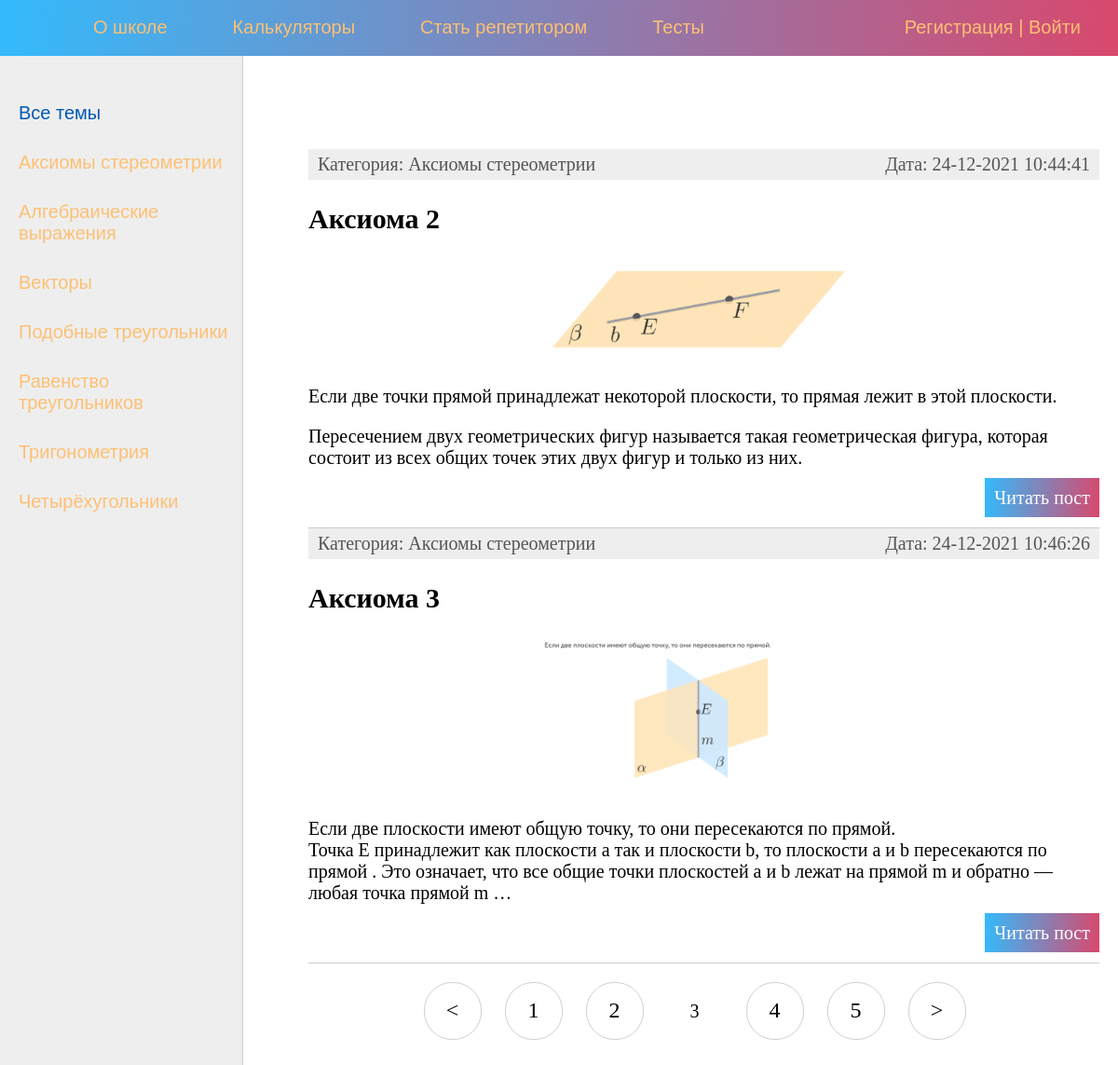
/?page=3, run on the app's committed database.
### lessons/models.py (models this page shows, shortened)
class Category(models.Model):
    name = models.CharField(max_length=100, db_index=True, verbose_name="Категория")
    slug = models.SlugField(max_length=255, unique=True, db_index=True, verbose_name="URL")
    def __str__(self):
        return self.name
    def get_absolute_url(self):
        return reverse('category', kwargs={'cat_slug': self.slug})
    class Meta:
        verbose_name = 'Категория'
        verbose_name_plural = 'Категории'
        ordering = ['id']

class Lessons(models.Model):
    title = models.CharField(max_length=255, verbose_name="Заголовок")
    slug = models.SlugField(max_length=255, unique=True, db_index=True, verbose_name="URL")
    content = models.TextField(blank=True, verbose_name="Текст урока")
    photo = models.ImageField(upload_to="photos/%Y/%m/%d/", verbose_name="Фото")
    time_create = models.DateTimeField(auto_now_add=True, verbose_name="Время создания")
    time_update = models.DateTimeField(auto_now=True, verbose_name="Время изменения")
    is_published = models.BooleanField(default=True, verbose_name="Публикация")
    cat = models.ForeignKey('Category', on_delete=models.PROTECT, verbose_name="Категории")
    def get_absolute_url(self):
        return reverse('post', kwargs={'post_slug': self.slug})
    class Meta:
        verbose_name = 'Темы'
        verbose_name_plural = 'Темы'
        ordering = ['id']

### lessons/views.py (the view)
class LessonsHome(DataMixin, ListView):
    model = Lessons
    template_name = 'lessons/index.html'
    context_object_name = 'posts'
    def get_context_data(self, *, object_list=None, **kwargs):
        context = super().get_context_data(**kwargs)
        c_def = self.get_user_context(title="Главная страница")
        return dict(list(context.items()) + list(c_def.items()))
    def get_queryset(self):
        return Lessons.objects.filter(is_published=True)

### lessons/utils.py (called while the page is built)
    def get_user_context(self, **kwargs):
        context = kwargs
        cats = Category.objects.annotate(Count('lessons'))
        user_menu = menu.copy()
        if not self.request.user.has_perm('lessons.change_lessons'):
            user_menu.pop(1)
        context['menu'] = user_menu
        context['cats'] = cats
        if 'cat_selected' not in context:
            context['cat_selected'] = 0
        return context

### lessons/templates/lessons/index.html (shortened to what this page needs)
{% extends 'lessons/base.html' %}
{% block content %}
<ul class="list-articles">
	{% for p in posts %}
			<li><div class="article-panel">
	<p class="first">Категория: {{p.cat}}</p>
	<p class="last">Дата: {{p.time_update|date:"d-m-Y H:i:s"}}</p>
</div>
<h2>{{p.title}}</h2>
{% if p.photo %}
	<p><img class="img-article-left thumb" src="{{p.photo.url}}"></p>
{% endif %}
	{% autoescape on %}
	{{p.content|linebreaks|truncatewords:50}}
	{% endautoescape %}
			<p class="link-read-post"><a href="{{ p.get_absolute_url }}">Читать пост</a></p>
			</li>
	{% endfor %}
</ul>
{% endblock %}

### lessons/templates/lessons/base.html (shortened to what this page needs)
{% load static %}
{% load lessons_tags %}
<!DOCTYPE html>
<html>
<head>
	<link type="text/css" href="{% static 'lessons/css/styles.css' %}" rel="stylesheet" />
</head>
<body>
<table class="table-page" border=0 cellpadding="0" cellspacing="0">
<tr><td valign=top>
{% block mainmenu %}
		<div class="header">
			<ul id="mainmenu" class="mainmenu">
			<li class="logo"><a href="{% url 'home' %}"><div class="logo"></div></a></li>
{% for m in menu %}
			<li><a href="{% url m.url_name %}">{{m.title}}</a></li>
{% endfor %}
				<li><a href="/quizes">Тесты</a></li>
				{% if request.user.is_authenticated %}
				<li class="last"> {{user.username}} | <a href="{% url 'logout' %}">Выйти</a></li>
				{% else %}
				<li class="last"><a href="{% url 'register' %}">Регистрация</a> | <a href="{% url 'login' %}">Войти</a></li>
				{% endif %}
			</ul>
		</div>
{% endblock mainmenu %}
<table class="table-content" border=0 cellpadding="0" cellspacing="0">
<tr>
	<td valign="top" class="left-chapters">
	<ul id="leftchapters">
{% if cat_selected == 0 %}
		<li class="selected">Все темы</li>
{% else %}
		<li><a href="{% url 'home' %}">Все темы</a></li>
{% endif %}
{% for c in cats %}
{% if c.lessons__count > 0 %}
	{% if c.pk == cat_selected %}
		<li class="selected">{{c.name}}</li>
	{% else %}
		<li><a href="{{ c.get_absolute_url }}">{{c.name}}</a></li>
	{% endif %}
{% endif %}
{% endfor %}
	</ul>
</td>
<td valign="top" class="content">
	<div class="content-text">
{% block content %}
{% endblock %}
{% if page_obj.has_other_pages %}
<nav class="list-pages">
    <ul>
{% if page_obj.has_previous %}
<li class="page-num">
	<a href="?page={{ page_obj.previous_page_number }}">&lt;</a>
</li>
{% endif %}
        {% for p in paginator.page_range %}
		{% if page_obj.number == p %}
        <li class="page-num page-num-selected">{{ p }}</li>
		{% elif p >= page_obj.number|add:-2 and p <= page_obj.number|add:2  %}
        <li class="page-num">
            <a href="?page={{ p }}">{{ p }}</a>
        </li>
		{% endif %}
        {% endfor %}
{% if page_obj.has_next %}
<li class="page-num">
	<a href="?page={{ page_obj.next_page_number }}">&gt;</a>
</li>
{% endif %}
    </ul>
</nav>
{% endif %}
	</div>
</td></tr></table>
</td></tr>
</table>
</body>
</html>

### lessons/static/lessons/css/styles.css (style rules this page uses)
html, body { font-family: 'Arial'; margin: 0; padding: 0; height: 100%; width: 100%; color: #1e5e33; }
a { color: #0059b2; text-decoration: none; }
img { max-width: 600px; height: auto; }
img.img-article-left { max-width: 600px; height: auto; padding: 0 10px 10px 0; }
img.img-article-left.thumb { max-width: 350px; height: auto; display:block; margin:0 auto; }
p.link-read-post { text-align: right; }
p.link-read-post a { padding: 10px; min-width: 100px; background-image: linear-gradient(94.01deg, #31BCFE -1.25%, #8F7BAD 55.18%, #D9486D 100%); color: #fff; text-decoration: none; }
div.article-panel { background: #eee; padding: 5px 10px 5px 10px; box-sizing: border-box; overflow: hidden; color: #555; }
div.article-panel p.first { margin: 0; float: left; }
div.article-panel p.last { margin: 0; float: right; }
ul.list-articles { list-style: none; margin: 0; padding: 0; }
ul.list-articles li { border-bottom: 1px solid #ccc; }
.table-page { width: 100%; height: 100%; vertical-align: top; }
.table-page tr { height: 100%; }
.header { background-image: linear-gradient(94.01deg, #31BCFE -1.25%, #8F7BAD 55.18%, #D9486D 100%); height: 60px; }
.logo { background: url('../images/logo.png') no-repeat 10px 5px; width: 70px; height: 60px; }
ul.mainmenu { list-style: none; margin: 0; padding: 0; height: 60px; color: #fdc073; font-size: 20px; overflow: hidden; }
ul.mainmenu li { float: left; margin: 18px 40px 0 30px; }
ul.mainmenu li.logo { margin: 0; }
ul.mainmenu li.last { float: right; }
ul.mainmenu li a { color: #fdc073; text-decoration: none; }
.table-content { width: 100%; min-height: 100%; height: 100%; }
.left-chapters { margin: 0; background: #eee; border-right: 1px solid #ccc; min-height: 100%; }
.left-chapters ul { width: 230px; min-height: 100%; margin: 0; padding: 20px 10px 10px 20px; list-style: none; font-size: 20px; }
.left-chapters ul li { margin: 30px 0 0 0; color: #999; }
.left-chapters ul li.selected { color: #0059b2; }
.left-chapters ul li a { color: #fdc073; text-decoration: none; }
.content { padding: 40px 20px 20px 40px; width: 100%; box-sizing: border-box; }
.content-text { margin: 60px 0 0 30px; color: #000; font-size: 20px; font-family: Yandex Sans Display Light; }
.list-pages { text-align: center; margin: 0 0 20px 0; }
.list-pages ul { margin: 20px 0 0 0; padding: 0; list-style: none; }
.list-pages ul li { display: inline-block; margin: 0 20px 0 0; }
.list-pages a { color: #000; font-size: 24px; text-decoration: none; }
.list-pages .page-num, .page-num-selected { display: inline-block; width: 60px; height: 44px; padding: 16px 0 0 0; border: 1px solid #d0d0d0; border-radius: 30px; }
.list-pages .page-num-selected { border: none; color: #000; font-size: 20px; }
A { text-decoration:none; }

### data on the page
Category: name "Аксиомы стереометрии"
Category: name "Алгебраические выражения"
Category: name "Векторы"
Category: name "Подобные треугольники"
Category: name "Равенство треугольников"
Category: name "Тригонометрия"
Category: name "Четырёхугольники"
Lessons: cat "Аксиомы стереометрии", time_update "24-12-2021 10:44:41", title "Аксиома 2", photo (picture), content "Если две точки прямой принадлежат некоторой плоскости, то прямая лежит в этой плоскости. Пересечением двух геометрических фигур называется такая геометрическая фигура, которая состоит из всех общих точек этих двух фигур и только из них."
Lessons: cat "Аксиомы стереометрии", time_update "24-12-2021 10:46:26", title "Аксиома 3", photo (picture), content "Если две плоскости имеют общую точку, то они пересекаются по прямой. Точка E принадлежит как плоскости a так и плоскости b, то плоскости a и b пересекаются по прямой . Это означает, что все общие точки плоскостей a и b лежат на прямой m и обратно — любая точка прямой m …"

### other printed values
{{ m.title }} "О школе" "Калькуляторы" "Стать репетитором"
{{ p }} "1" "2" "4" "5"
{{ p }} "3"
